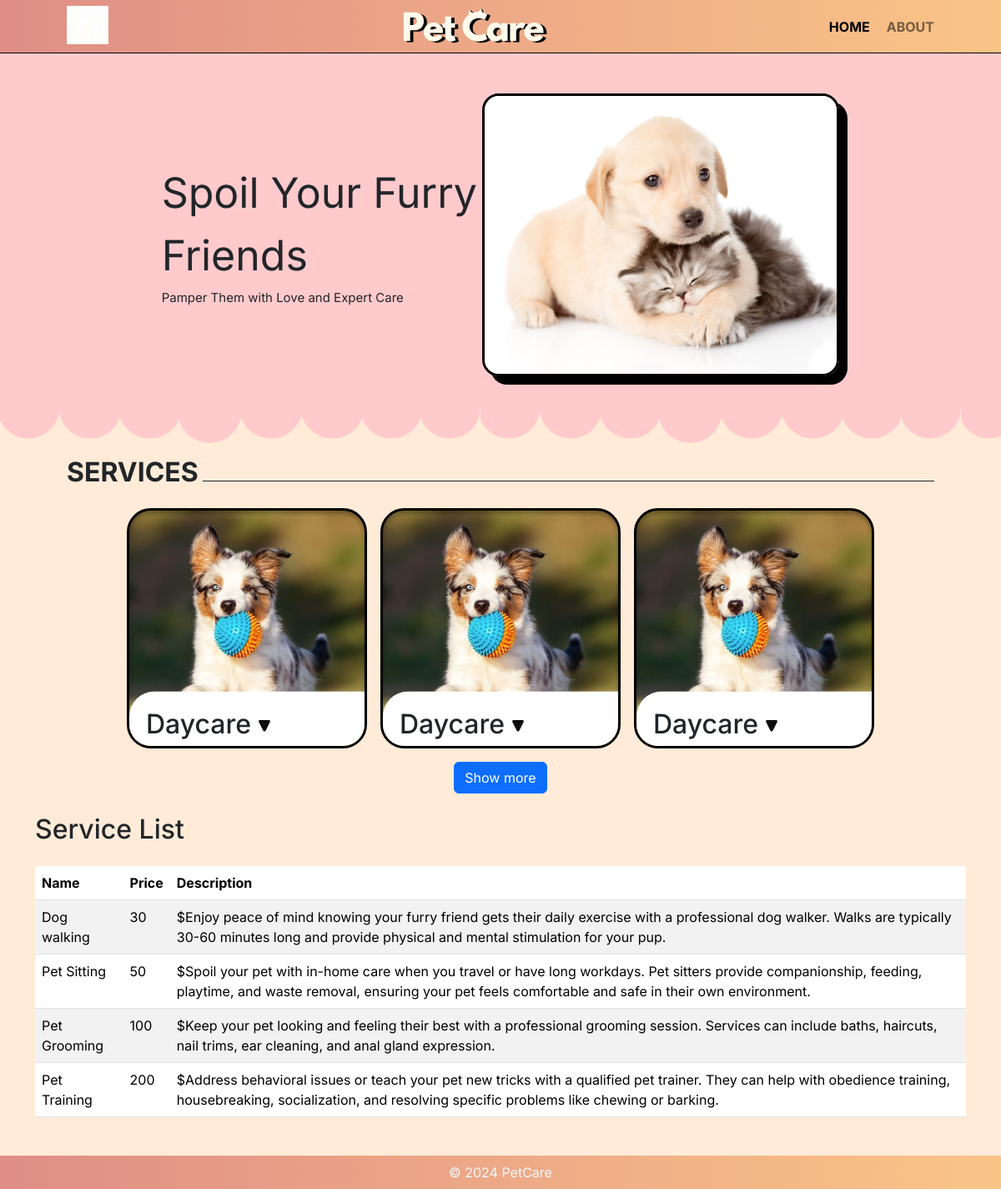
The page / on the database its author committed.
### tables this page shows
CREATE TABLE `services` (
  `name` varchar(255) NOT NULL,
  `price` decimal(65,0) NOT NULL,
  `description` varchar(1000) NOT NULL
);

### db.php (called while the page is built, shortened)
<?php
    function get_connection() {
        $servername = "localhost";
        $username = "root";
        $password = "";
        $dbname = "WebProgramming";
        $conn = new mysqli($servername, $username, $password, $dbname);
        return $conn;
    }
    function get_services() {
        $conn = get_connection();
        $sql = "SELECT * FROM services";
        $result = $conn->query($sql);
        if ($result->num_rows > 0) {
            $products = array();
            while ($row = $result->fetch_assoc()) {
                $products[] = $row;
            }
            return $products;
        } else {
            $conn->close();
            return false;
        }
    }
?>

### index.php (the view, shortened to what this page needs)
<!doctype html>
<html lang="en">
<head>
    <link href="https://cdn.jsdelivr.net/npm/bootstrap@5.3.2/dist/css/bootstrap.min.css" rel="stylesheet"
 />
    <link rel="stylesheet" href="style.css">
</head>
<body>
    <header>
        <a href="index.php"><img src="./images/logo.jpg" alt="Logo" style="width: 50px;" id="Logo"></a>
        <a href="#" class="PetCare_Text"><img src="images/PetCare_font.svg" alt="Logo" style="width: 180px;" /></a>
        <nav class="navbar">
            <ul>
                <li> <a href="#" id="currentPage">HOME</a></li>
                <li> <a href="about.php">ABOUT</a></li>
            </ul>
        </nav>
    </header>
    <main>
        <section class="main-header">
            <div class="welcoming">
                <div class="welcoming-text">
                    <span style="font-size: 50px;">Spoil Your Furry Friends</span>
                    <span style="font-size: 15px;"><br>Pamper Them with Love and Expert Care</span>
                </div>
                <img src="/images/Cats&Dogs.jpg" alt="cat and dog" id="welcoming-img">
            </div>
        </section>
        <section class="service" style="padding: 1rem 5rem;">
            <div class="service-title">
                <h2 style="font-weight: bolder;">SERVICES</h2>
                <hr style=" opacity: 1;">
            </div>
            <div class="sevices">
                <div class="services-container">
                    <div class="card">
                        <div class="card-content">
                            <h2 class="card-title">Daycare <span class="triangle"> <img src="/images/triangle.svg"
                                        width="14"> </span></h2>
                            <p class="card-description">Our daycare service is designed to provide your furry friends a
                        </div>
                    </div>
                    <div class="card">
                        <div class="card-content">
                            <h2 class="card-title">Daycare <span class="triangle"> <img src="/images/triangle.svg"
                                        width="14"> </span></h2>
                            <p class="card-description">Our daycare service is designed to provide your furry friends a
                        </div>
                    </div>
                    <div class="card">
                        <div class="card-content">
                            <h2 class="card-title">Daycare <span class="triangle"> <img src="/images/triangle.svg"
                                        width="14"> </span></h2>
                            <p class="card-description">Our daycare service is designed to provide your furry friends a
                        </div>
                    </div>
                </div>
            </div>
        </section>
        <section class="more">
            <div class="d-flex  justify-content-center align-items-center">
                <button type="button" class="btn btn-primary showMoreButton" onclick="showmore()">
                    Show more
                </button>
            </div>
        </section>
        <div class="container">
		<h2 class="mt-4 mb-4">Service List</h2>
		<?php
		require_once('db.php');
		$products = get_services();
		echo '<table class="table table-striped">';
		echo '<thead>';
		echo '<tr>';
		echo '<th>Name</th>';
		echo '<th>Price</th>';
		echo '<th>Description</th>';
		echo '</tr>';
		echo '</thead>';
		echo '<tbody>';
		foreach ($products as $product) {
			echo '<tr>';
			echo '<td>' . $product["name"] . '</td>';
			echo '<td>' . $product["price"] . '</td>';
			echo '<td>$' . $product["description"] . '</td>';
			echo '</tr>';
		}
		echo '</tbody>';
		echo '</table>';
		?>
	</div>
    </main>
    <footer class="container-fluid">
        <p>&copy; 2024 PetCare </p>
    </footer>
</body>
</html>

### style.css (style rules this page uses)
* { box-sizing: border-box; }
html, body { width: 100%; height: 100%; margin: 0px; padding: 0px; overflow-x: hidden; }
body { font-family: "Inter", sans-serif; background-color: #ffebd8; }
body { min-height: 100vh; display: flex; flex-direction: column; }
footer { margin-top: auto; }
header { background: linear-gradient(90deg, #dc8686 -14.73%, #fbc687 103.2%); display: flex; justify-content: space-between; padding: 0 5rem; height: 4rem; gap: 10px; border-bottom: 0.5px solid black; font-family: "Inter", sans-serif; }
.PetCare_Text { position: relative; bottom: 2.4rem; left: 30px; }
#Logo { position: relative; top: 7px; }
.navbar { gap: 20px; font-weight: bolder; position: relative; top: 0.5rem; }
#currentPage { color: black; }
a { text-decoration: none; color: #00000086; }
li { list-style: none; }
ul li { float: left; margin-left: 20px; }
footer { margin-top: 30px; display: flex; justify-content: center; align-items: center; background: linear-gradient(90deg, #dc8686 -14.73%, #fbc687 103.2%); width: 100%; height: 2.5rem; padding: 10px; position: relative; bottom: 0; }
footer p { color: aliceblue; background-color: transparent; position: relative; top: 0.5rem; }
.main-header { background-image: url(/images/mainBGheader.svg); background-size: contain; background-repeat: repeat-x; padding: 0.1px; }
#welcoming-img { width: 40%; min-width: 20rem; border-radius: 20px; border: 3px solid black; box-shadow: 10px 10px 0px 0px rgba(0, 0, 0, 1); }
.welcoming { margin: 4rem; display: flex; justify-content: center; align-items: center; position: relative; bottom: 1em; }
.welcoming-text { width: 24rem; }
hr { width: 100%; position: relative; top: 0.8rem; margin-left: 5px; }
.sevices { display: flex; justify-content: center; align-items: center; }
.service-title { display: flex; flex-direction: row; }
.card { margin-top: 1rem; width: 18rem; height: 18rem; border-radius: 10%; background: url(/images/daycare.jpg) no-repeat top center/cover; overflow: hidden; display: flex; justify-content: flex-end; border: 3px solid black; box-shadow: 1.5px 1.5px 0px 2px rgba(0, 0, 0, 1); box-shadow: inset 0px 4px 4px rgba(0, 0, 0, 0.25); }
.card-content { background-color: #fff; cursor: pointer; padding: 20px; border-top-left-radius: 30px; position: relative; transform: translateY(74%); transition: transform 0.3s; box-shadow: inset -14.73% -14.73% solid black; }
.services-container { display: grid; max-width: 1200px; gap: 1rem; }
@media (min-width: 600px) { .services-container { display: grid; grid-template-columns: repeat(2, 1fr); } }
@media (min-width: 900px) { .services-container { display: grid; grid-template-columns: repeat(3, 1fr); } }

### rows shown on the page
services: name "Dog walking", price "30", description "Enjoy peace of mind knowing your furry friend gets their daily exercise with a professional dog walker. Walks are typically 30-60 minutes long and provide physical and mental stimulation for your pup."
services: name "Pet Sitting", price "50", description "Spoil your pet with in-home care when you travel or have long workdays. Pet sitters provide companionship, feeding, playtime, and waste removal, ensuring your pet feels comfortable and safe in their own environment."
services: name "Pet Grooming", price "100", description "Keep your pet looking and feeling their best with a professional grooming session. Services can include baths, haircuts, nail trims, ear cleaning, and anal gland expression."
services: name "Pet Training", price "200", description "Address behavioral issues or teach your pet new tricks with a qualified pet trainer. They can help with obedience training, housebreaking, socialization, and resolving specific problems like chewing or barking."
